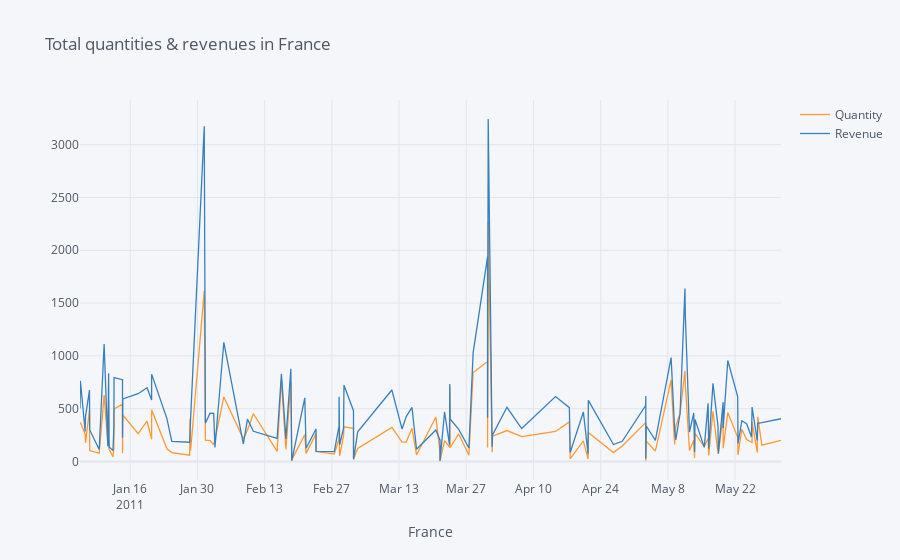

The notebook cell this image was saved under:
### Code cell
dfrance.iplot(kind='line', xTitle='France', title='Total quantities & revenues in France')
